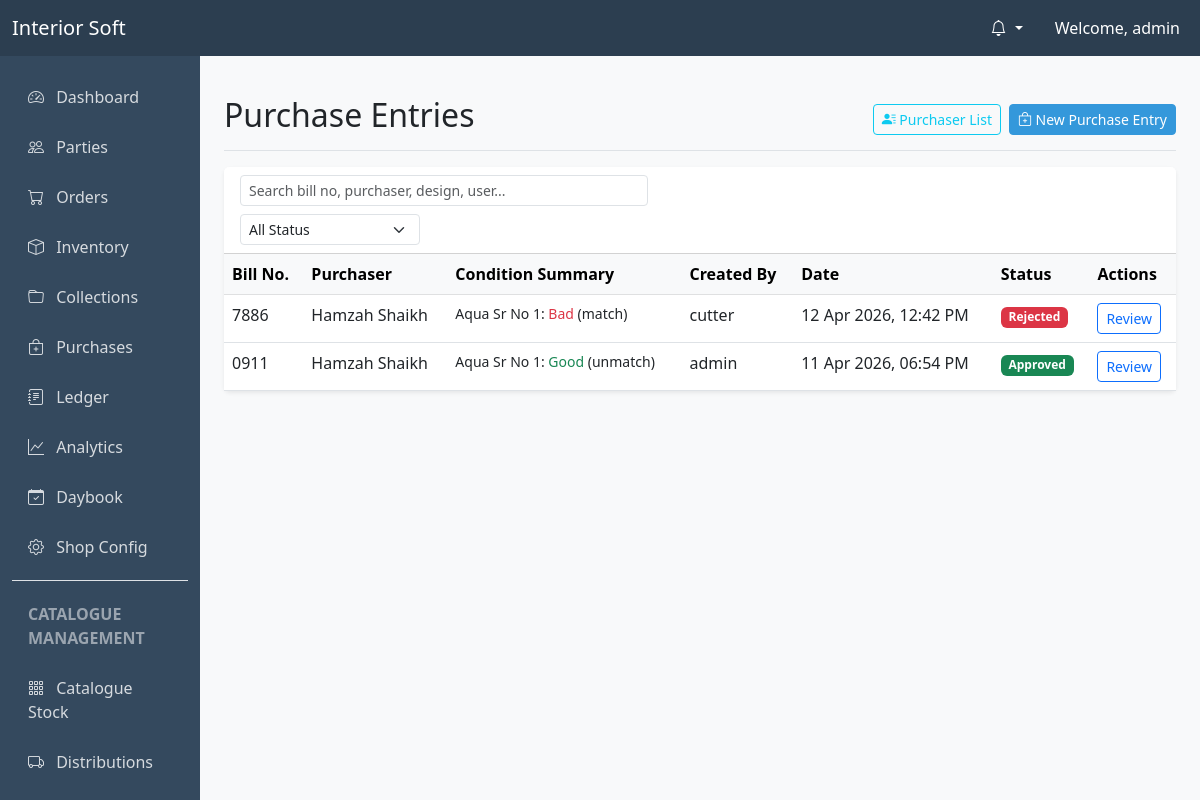
Page /inventory/purchases/ (signed in) on the committed database.
### users/models.py (models this page shows, shortened)
class User(AbstractUser):
    SUPERADMIN = 'superadmin'
    ADMIN = 'admin'
    ACCOUNTANT = 'accountant'
    WAREHOUSE_MANAGER = 'warehouse_manager'
    DELIVERY_PERSON = 'delivery_person'
    MARKETING_PERSON = 'marketing_person'
    ROLE_CHOICES = (
        (SUPERADMIN, 'SuperAdmin'),
        (ADMIN, 'Admin'),
        (ACCOUNTANT, 'Accountant'),
        (WAREHOUSE_MANAGER, 'Warehouse Manager'),
        (DELIVERY_PERSON, 'Delivery Person'),
        (MARKETING_PERSON, 'Marketing Person'),
    )
    role = models.CharField(max_length=20, choices=ROLE_CHOICES, default=ADMIN)
    phone_number = models.CharField(max_length=15, blank=True, null=True)
    def is_superadmin(self):
        return self.role == self.SUPERADMIN
    def is_admin(self):
        return self.role == self.ADMIN or self.role == self.SUPERADMIN
    def is_accountant(self):
        return self.role == self.ACCOUNTANT
    def is_warehouse_manager(self):
        return self.role == self.WAREHOUSE_MANAGER
    def is_delivery_person(self):
        return self.role == self.DELIVERY_PERSON

### inventory/models.py (models this page shows, shortened)
class PurchaseEntry(models.Model):
    STATUS_CHOICES = (
        ('pending', 'Pending Approval'),
        ('approved', 'Approved'),
        ('rejected', 'Rejected'),
    )
    reference_bill_number = models.CharField(max_length=100, blank=True, null=True)
    purchaser = models.ForeignKey(Purchaser, on_delete=models.CASCADE, related_name='purchases')
    status = models.CharField(max_length=20, choices=STATUS_CHOICES, default='pending')
    created_by = models.ForeignKey('users.User', on_delete=models.CASCADE, related_name='created_purchases')
    approved_by = models.ForeignKey('users.User', on_delete=models.SET_NULL, null=True, blank=True, related_name='approved_purchases')
    created_at = models.DateTimeField(auto_now_add=True)
    updated_at = models.DateTimeField(auto_now=True)

class Purchaser(models.Model):
    name = models.CharField(max_length=100, unique=True)
    phone = models.CharField(max_length=15, blank=True, null=True)
    address = models.TextField(blank=True, null=True)
    created_at = models.DateTimeField(auto_now_add=True)

class PurchaseItem(models.Model):
    CONDITION_CHOICES = (
        ('good', 'Good'),
        ('bad', 'Bad'),
    )
    COLOUR_MATCH_CHOICES = (
        ('match', 'Match'),
        ('unmatch', 'Unmatch'),
    )
    ITEM_STATUS_CHOICES = (
        ('pending', 'Pending'),
        ('approved', 'Approved'),
        ('rejected', 'Rejected'),
    )
    purchase_entry = models.ForeignKey(PurchaseEntry, on_delete=models.CASCADE, related_name='items')
    design_type = models.ForeignKey(DesignType, on_delete=models.CASCADE)
    quantity = models.DecimalField(max_digits=12, decimal_places=2)
    material_condition = models.CharField(max_length=10, choices=CONDITION_CHOICES)
    design_colour_match = models.CharField(max_length=10, choices=COLOUR_MATCH_CHOICES)
    status = models.CharField(max_length=20, choices=ITEM_STATUS_CHOICES, default='pending')

class DesignType(models.Model):
    collection = models.ForeignKey(Collection, on_delete=models.CASCADE, related_name='designs', null=True, blank=True)
    name = models.CharField(max_length=100)
    alias1 = models.CharField(max_length=100, blank=True, null=True)
    alias2 = models.CharField(max_length=100, blank=True, null=True)
    alias3 = models.CharField(max_length=100, blank=True, null=True)
    alias4 = models.CharField(max_length=100, blank=True, null=True)
    alias5 = models.CharField(max_length=100, blank=True, null=True)
    description = models.TextField(blank=True, null=True)
    unit = models.CharField(max_length=20, default='meters')
    default_price = models.DecimalField(max_digits=10, decimal_places=2, default=0.00)
    created_at = models.DateTimeField(auto_now_add=True)
    class Meta:
        constraints = [
            models.UniqueConstraint(fields=['collection', 'name'], name='uniq_design_name_per_collection'),
        ]

### inventory/views.py (the view, shortened to what this page needs)
# urls.py: path('purchases/', views.purchase_list, name='purchase_list'),
@login_required
def purchase_list(request):
    if request.user.is_accountant() or request.user.is_admin():
        purchases = PurchaseEntry.objects.all().order_by('-created_at')
    elif request.user.is_warehouse_manager():
        purchases = PurchaseEntry.objects.filter(created_by=request.user).order_by('-created_at')
    else:
        return redirect('dashboard')
    purchases = purchases.select_related('purchaser', 'created_by').prefetch_related('items', 'items__design_type')
    q = (request.GET.get('q') or '').strip()
    status = (request.GET.get('status') or '').strip()
    if status in {'pending', 'approved', 'rejected'}:
        purchases = purchases.filter(status=status)
    return render(request, 'inventory/purchase_list.html', {'purchases': purchases})

### templates/inventory/purchase_list.html (shortened to what this page needs)
{% extends "base.html" %}
{% block content %}
<div class="d-flex justify-content-between flex-wrap flex-md-nowrap align-items-center pt-3 pb-2 mb-3 border-bottom">
    <h1 class="h2">Purchase Entries</h1>
    <div class="btn-toolbar mb-2 mb-md-0 gap-2">
        {% if user.is_admin or user.is_accountant %}
        <a href="{% url 'purchaser_list' %}" class="btn btn-sm btn-outline-info">
            <i class="bi bi-person-lines-fill"></i> Purchaser List
        </a>
        {% endif %}
        {% if user.is_admin or user.is_accountant or user.is_warehouse_manager %}
        <a href="{% url 'purchase_create' %}" class="btn btn-sm btn-primary">
            <i class="bi bi-bag-plus"></i> New Purchase Entry
        </a>
        {% endif %}
    </div>
</div>
<div class="card shadow-sm">
    <div class="card-header bg-white d-flex justify-content-between align-items-center flex-wrap gap-2">
        <form id="purchase-filter-form" class="d-flex align-items-center gap-2 flex-wrap">
            <input type="text" name="q" id="purchase-search" class="form-control form-control-sm" placeholder="Search bill no, purchaser, design, user..." value="{{ request.GET.q|default:'' }}" autofocus>
            <select name="status" id="purchase-status" class="form-select form-select-sm" style="width: 180px;">
                <option value="">All Status</option>
            </select>
        </form>
    </div>
    <div class="card-body p-0">
        <div id="purchase-table-container">
            <div class="table-responsive">
                <table class="table table-hover mb-0">
                    <thead class="table-light">
                        <tr>
                            <th>Bill No.</th>
                            <th>Purchaser</th>
                            <th>Condition Summary</th>
                            <th>Created By</th>
                            <th>Date</th>
                            <th>Status</th>
                            <th>Actions</th>
                        </tr>
                    </thead>
                    <tbody>
                        {% for purchase in purchases %}
                        <tr>
                            <td>{{ purchase.reference_bill_number|default:"-" }}</td>
                            <td>{{ purchase.purchaser.name }}</td>
                            <td>
                                <ul class="list-unstyled mb-0 small">
                                    {% for item in purchase.items.all %}
                                    <li>
                                        {{ item.design_type.name }}:
                                        {% if item.material_condition == 'good' %}
                                            <span class="text-success">Good</span>
                                        {% else %}
                                            <span class="text-danger">Bad</span>
                                        {% endif %}
                                        ({{ item.design_colour_match }})
                                    </li>
                                    {% endfor %}
                                </ul>
                            </td>
                            <td>{{ purchase.created_by.username }}</td>
                            <td>{{ purchase.created_at|date:"d M Y, h:i A" }}</td>
                            <td>
                                {% if purchase.status == 'pending' %}
                                    <span class="badge bg-warning text-dark">Pending Approval</span>
                                {% elif purchase.status == 'approved' %}
                                    <span class="badge bg-success">Approved</span>
                                {% else %}
                                    <span class="badge bg-danger">Rejected</span>
                                {% endif %}
                            </td>
                            <td>
                                {% if user.is_admin or user.is_accountant %}
                                    <a href="{% url 'purchase_approve' purchase.pk %}" class="btn btn-sm btn-outline-primary">Review</a>
                                {% else %}
                                    <button class="btn btn-sm btn-outline-secondary" disabled>Review</button>
                                {% endif %}
                            </td>
                        </tr>
                        {% empty %}
                        <tr>
                            <td colspan="7" class="text-center py-3">No purchase entries found</td>
                        </tr>
                        {% endfor %}
                    </tbody>
                </table>
            </div>
        </div>
    </div>
</div>
{% endblock %}

### templates/base.html (shortened to what this page needs)
<!DOCTYPE html>
<html lang="en">
<head>
    <link href="https://cdn.jsdelivr.net/npm/bootstrap@5.3.0/dist/css/bootstrap.min.css" rel="stylesheet">
    <link rel="stylesheet" href="https://cdn.jsdelivr.net/npm/bootstrap-icons@1.10.0/font/bootstrap-icons.css">
    <link href="https://cdn.jsdelivr.net/npm/select2@4.1.0-rc.0/dist/css/select2.min.css" rel="stylesheet" />
    <link href="https://cdn.jsdelivr.net/npm/select2-bootstrap-5-theme@1.3.0/dist/select2-bootstrap-5-theme.min.css" rel="stylesheet" />
</head>
<body>
    <nav class="navbar navbar-expand-lg navbar-dark sticky-top">
        <div class="container-fluid">
            <a class="navbar-brand" href="{% url 'dashboard' %}">Interior Soft</a>
            <div class="collapse navbar-collapse" id="navbarNav">
                <ul class="navbar-nav ms-auto">
                    {% if user.is_authenticated %}
                        <li class="nav-item dropdown me-3">
                            <a class="nav-link dropdown-toggle text-white" href="#" id="notifDropdown" role="button" data-bs-toggle="dropdown" aria-expanded="false">
                                <i class="bi bi-bell"></i>
                            </a>
                        </li>
                        <li class="nav-item d-none d-lg-block">
                            <span class="nav-link text-white">Welcome, {{ user.username }}</span>
                        </li>
                    {% else %}
                        <li class="nav-item">
                            <a class="nav-link" href="{% url 'login' %}">Login</a>
                        </li>
                    {% endif %}
                </ul>
            </div>
        </div>
    </nav>
    <div class="container-fluid">
        <div class="row">
            {% if user.is_authenticated and request.resolver_match.url_name != 'login' %}
            <nav id="sidebarMenu" class="col-md-3 col-lg-2 d-md-block sidebar collapse">
                <div class="sidebar-nav-container">
                    <ul class="nav flex-column">
                        {% if user.is_admin or user.is_accountant or user.is_marketing_person %}
                        <li class="nav-item">
                            <a class="nav-link" href="{% url 'dashboard' %}">
                                <i class="bi bi-speedometer2 me-2"></i> Dashboard
                            </a>
                        </li>
                        <li class="nav-item">
                            <a class="nav-link" href="{% url 'party_list' %}">
                                <i class="bi bi-people me-2"></i> Parties
                            </a>
                        </li>
                        {% endif %}
                        {% if user.is_admin or user.is_accountant %}
                        <li class="nav-item">
                            <a class="nav-link" href="{% url 'order_list' %}">
                                <i class="bi bi-cart me-2"></i> Orders
                            </a>
                        </li>
                        <li class="nav-item">
                            <a class="nav-link" href="{% url 'stock_list' %}">
                                <i class="bi bi-box me-2"></i> Inventory
                            </a>
                        </li>
                        <li class="nav-item">
                            <a class="nav-link" href="{% url 'collection_list' %}">
                                <i class="bi bi-folder me-2"></i> Collections
                            </a>
                        </li>
                        <li class="nav-item">
                            <a class="nav-link" href="{% url 'purchase_list' %}">
                                <i class="bi bi-bag-plus me-2"></i> Purchases
                            </a>
                        </li>
                        <li class="nav-item">
                            <a class="nav-link" href="{% url 'ledger_list' %}">
                                <i class="bi bi-journal-text me-2"></i> Ledger
                            </a>
                        </li>
                        <li class="nav-item">
                            <a class="nav-link" href="{% url 'analytics' %}">
                                <i class="bi bi-graph-up me-2"></i> Analytics
                            </a>
                        </li>
                        <li class="nav-item">
                            <a class="nav-link" href="{% url 'daybook' %}">
                                <i class="bi bi-calendar-check me-2"></i> Daybook
                            </a>
                        </li>
                        {% if user.is_admin %}
                        <li class="nav-item">
                            <a class="nav-link" href="{% url 'shop_config' %}">
                                <i class="bi bi-gear me-2"></i> Shop Config
                            </a>
                        </li>
                        {% endif %}
                        {% endif %}
                        {% if user.is_admin or user.is_accountant or user.is_marketing_person %}
                        <li class="nav-item border-top mt-2 pt-2">
                            <span class="nav-link disabled small text-uppercase fw-bold text-white-50">Catalogue Management</span>
                        </li>
                        <li class="nav-item">
                            <a class="nav-link {% if 'catalogues/inventory' in request.path %}active{% endif %}" href="{% url 'catalogue_inventory_list' %}">
                                <i class="bi bi-grid-3x3-gap me-2"></i> Catalogue Stock
                            </a>
                        </li>
                        <li class="nav-item">
                            <a class="nav-link {% if 'catalogues/distributions' in request.path %}active{% endif %}" href="{% url 'catalogue_distribution_list' %}">
                                <i class="bi bi-truck me-2"></i> Distributions
                            </a>
                        </li>
                        <li class="nav-item">
                            <a class="nav-link {% if 'catalogues/visits' in request.path %}active{% endif %}" href="{% url 'catalogue_visit_list' %}">
                            </a>
                        </li>
                        {% endif %}
                    </ul>
                </div>
            </nav>
            <main class="col-md-9 ms-sm-auto col-lg-10 px-md-4 py-4">
            {% else %}
            <main class="col-12 py-4">
            {% endif %}
                {% block content %}{% endblock %}
            </main>
        </div>
    </div>
</body>
</html>

### rows in the picture
User: username "admin"
PurchaseEntry: reference_bill_number "7886", purchaser.name "Hamzah Shaikh", created_by.username "cutter", created_at "12 Apr 2026, 12:42 PM", status "Rejected"
PurchaseItem: design_type.name "Aqua Sr No 1", material_condition "Bad", design_colour_match "match"
PurchaseEntry: reference_bill_number "0911", purchaser.name "Hamzah Shaikh", created_by.username "admin", created_at "11 Apr 2026, 06:54 PM", status "Approved"
PurchaseItem: design_type.name "Aqua Sr No 1", material_condition "Good", design_colour_match "unmatch"
